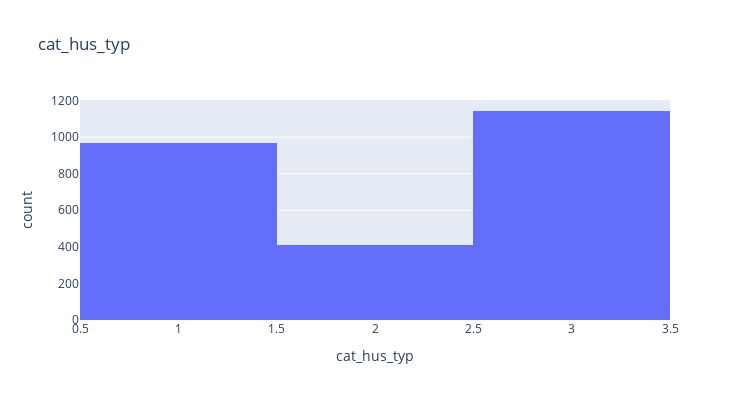

Notebook source saved alongside this figure:
### Code cell
# Check dist of house cat_hus_typ 
fig_tmp = px.histogram(df_raw_hh, x= "cat_hus_typ", title= "cat_hus_typ")
fig_tmp.update_layout(width= 750, height= 400)
fig_tmp.show()

### Figure 1 — Plotly figure (JSON) as saved in the notebook; plotly's stock layout.template omitted (floating-point values rounded to 4 significant figures; data arrays with more than 128 entries replaced by an {"elided": "..."} marker saying what was removed)
{"data": [{"alignmentgroup": "True", "bingroup": "x", "hovertemplate": "cat_hus_typ=%{x}<br>count=%{y}<extra></extra>", "legendgroup": "", "marker": {"color": "#636efa", "pattern": {"shape": ""}}, "name": "", "offsetgroup": "", "orientation": "v", "showlegend": false, "type": "histogram", "x": {"elided": "2520 int values"}, "xaxis": "x", "yaxis": "y"}], "layout": {"barmode": "relative", "height": 400, "legend": {"tracegroupgap": 0}, "title": {"text": "cat_hus_typ"}, "width": 750, "xaxis": {"anchor": "y", "domain": [0, 1], "title": {"text": "cat_hus_typ"}}, "yaxis": {"anchor": "x", "domain": [0, 1], "title": {"text": "count"}}}}
